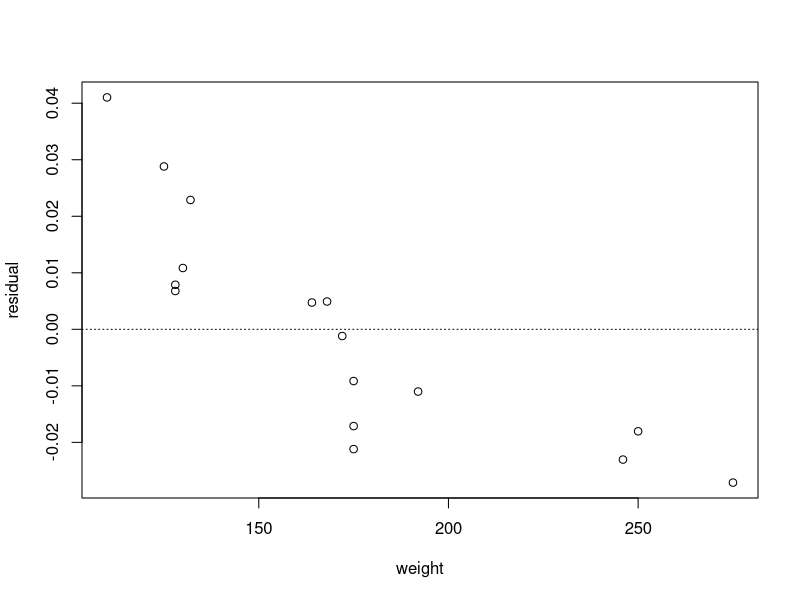

Reproduce this figure in R. (Note: this script raises an error after producing the figure.)
## ---- chunk 1
setwd("C:/Users/krgross/Documents/GitHub/st512-course-notes/")
## ---- chunk 2
beer <- read.csv("data/beer2.csv", head = T, stringsAsFactors = T)
head(beer)
## ---- chunk 3
fm1 <- with(beer, lm(BAC ~ beers))
plot(x = beer$weight, y = resid(fm1), xlab = "weight", ylab = "residual")
abline(h = 0, lty = "dotted")
## ---- chunk 4
knitr::include_graphics("images/regression-schematic.png", dpi = 100)
## ---- chunk 5
fm2 <- lm(BAC ~ beers + weight, data = beer)
summary(fm2)
## ---- chunk 6
cheese <- read.table("data/cheese.txt", head = T, stringsAsFactors = T)
pairs(cheese)
## ---- chunk 7
fm1 <- lm(taste ~ Acetic + H2S + Lactic, data = cheese)
summary(fm1)
## ---- chunk 8
slr1 <- lm(taste ~ Acetic, data = cheese)
summary(slr1)

slr2 <- lm(taste ~ H2S, data = cheese)
summary(slr2)

slr3 <- lm(taste ~ Lactic, data = cheese)
summary(slr3)
## ---- chunk 9
qt(.005, df = 13, lower = FALSE)
## ---- chunk 10
new.data <- data.frame(weight = 170, beers = 4)
predict(fm2, newdata = new.data, interval = "prediction")
predict(fm2, newdata = new.data, interval = "confidence")
## ---- chunk 11
fm3 <- lm(BAC ~ beers + weight + gender, data = beer)
summary(fm3)
## ---- chunk 12
contrasts(beer$gender)
## ---- chunk 13
fm1 <- lm(BAC ~ beers + weight + beers:weight, data = beer)
## ---- chunk 14
fm2 <- lm(BAC ~ beers * weight, data = beer)
## ---- chunk 15
summary(fm2)
## ---- chunk 16
beer$beers.c <- beer$beers - mean(beer$beers)
beer$weight.c <- beer$weight - mean(beer$weight)
head(beer)

fm3 <- lm(BAC ~ beers.c * weight.c, data = beer)
summary(fm3)
## ---- chunk 17
fm4 <- lm(BAC ~ beers + weight + gender + beers:gender, data = beer)
summary(fm4)
## ---- chunk 18
cars <- read.table("data/cars.txt", head = T, stringsAsFactors = T)
with(cars, plot(mpghw ~ weight, xlab = "Vehicle weight (lbs)", ylab = "Highway mpg"))
## ---- chunk 19
quad <- lm(mpghw ~ weight + I(weight^2), data = cars)
summary(quad)
## ---- chunk 20
cubic <- lm(mpghw ~ weight + I(weight^2) + I(weight^3), data = cars)
summary(cubic)
## ---- chunk 21
with(cars, plot(mpghw ~ weight, xlab = "Vehicle weight (lbs)", ylab = "Highway mpg"))
  
quad <- with(cars, lm(mpghw ~ weight + I(weight^2)))
quad.coef <- as.vector(coefficients(quad))

quad.fit <- function(x) quad.coef[1] + quad.coef[2] * x + quad.coef[3] * x^2
  
curve(quad.fit, from = min(cars$weight), to = max(cars$weight), add = TRUE, col = "red")
  
plot(x = fitted(quad), y = resid(quad), xlab = "Fitted values", ylab = "Residuals")
abline(h = 0, lty = "dashed")
## ---- chunk 22
fish <- read.table("data/fish-mercury.txt", head = T, stringsAsFactors = T)

with(fish, plot(log(hg) ~ age, xlab = "age (years)", ylab = "log(tissue Hg)", type = "n"))
with(subset(fish, site == "Adger"), points(log(hg) ~ age, pch = "A"))
with(subset(fish, site == "Bennett"), points(log(hg) ~ age, pch = "B"))  
with(subset(fish, site == "Waterville"), points(log(hg) ~ age, pch = "W"))
## ---- chunk 23
contrasts(fish$site)
## ---- chunk 24
full.model <- lm(log(hg) ~ age + site, data = fish)
summary(full.model)
(sse.full <- sum(resid(full.model)^2))
## ---- chunk 25
reduced.model <- lm(log(hg) ~ age, data = fish)
summary(reduced.model)
(sse.reduced <- sum(resid(reduced.model)^2))
## ---- chunk 26
pf(3.997, df1 = 2, df2 = 19, lower = FALSE)
## ---- chunk 27
anova(reduced.model, full.model)
## ---- chunk 28
full.model <- lm(log(hg) ~ age + site, data = fish)
summary(full.model)
## ---- chunk 29
fm0 <- lm(taste ~ 1, data = cheese)  # the initial model y = b0 + eps
step(fm0, taste ~ Acetic + H2S + Lactic, data = cheese)  
## ---- chunk 30
puromycin <- read.table("data/puromycin.txt", head = T, stringsAsFactors = T)
with(puromycin, plot(velocity ~ conc, xlab = "concentration", ylab = "velocity"))
## ---- chunk 31
fm1 <- nls(velocity ~ theta1 * conc / (theta2 + conc), data = puromycin, 
             start = list(theta1 = 200, theta2 = 0.1))
summary(fm1)
## ---- chunk 32
xvals <- seq(from = min(puromycin$conc), to = max(puromycin$conc), length = 100)
with(puromycin, plot(velocity ~ conc, xlab = "concentration", ylab = "velocity"))
lines(xvals, predict(fm1, newdata = data.frame(conc = xvals)), col = "red")
## ---- chunk 33
quad <- lm(velocity ~ conc + I(conc^2), data = puromycin)
cubic <- lm(velocity ~ conc + I(conc^2) + I(conc^3), data = puromycin)

quad.coef <- as.vector(coefficients(quad))
quad.fit <- function(x) quad.coef[1] + quad.coef[2] * x + quad.coef[3] * x^2

cubic.coef <- as.vector(coefficients(cubic))
cubic.fit <- function(x) cubic.coef[1] + cubic.coef[2] * x + cubic.coef[3] * x^2 + cubic.coef[4] * x^3
  
with(puromycin, plot(velocity ~ conc, xlab = "concentration", ylab = "velocity", ylim = c(min(velocity), 230)))
curve(quad.fit, from = min(puromycin$conc), to = max(puromycin$conc), add = TRUE, col = "blue")
curve(cubic.fit, from = min(puromycin$conc), to = max(puromycin$conc), add = TRUE, col = "forestgreen")
  
legend(x = 0.6, y = 100, legend = c("quadratic", "cubic"), col = c("blue", "darkgreen"), lty = "solid", bty = "n")
## ---- chunk 34
fm1 <- lm(BAC ~ weight + beers, data = beer)
fm1.diagnostics <- lm.influence(fm1)
lev <- fm1.diagnostics$hat
## ---- chunk 35
head(cbind(beer, lev))
## ---- chunk 36
library(MASS)
stdres(fm1)
## ---- chunk 37
plot(fm1)
